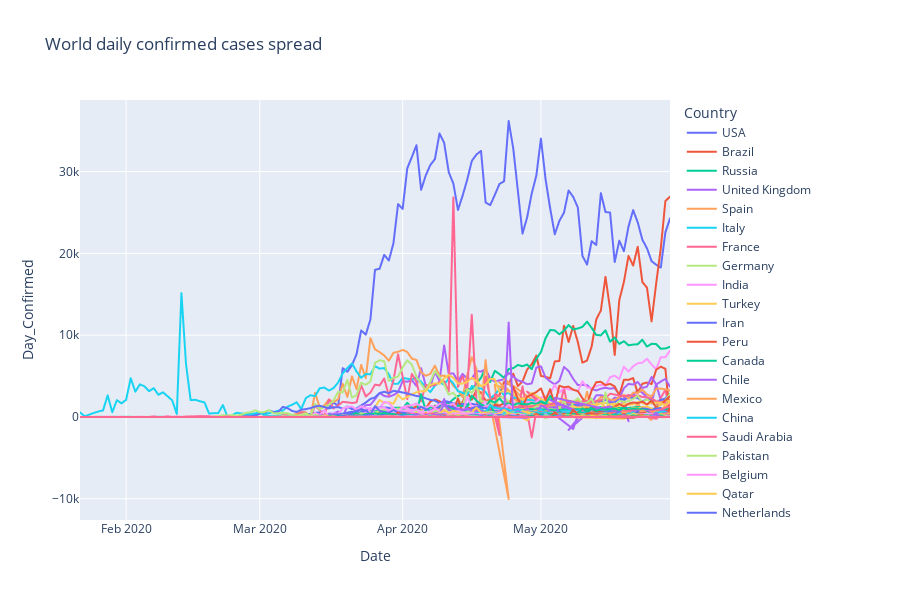

The notebook cell saved with this chart:
### Code cell
temp = world_df.groupby(['Date', 'Country'])[['Day_Confirmed', 'Confirmed']].sum().reset_index()
temp = temp.sort_values(['Confirmed', 'Date'], ascending=False)

px.line(temp, x="Date", y="Day_Confirmed", color='Country', title='World daily confirmed cases spread', height=600)
